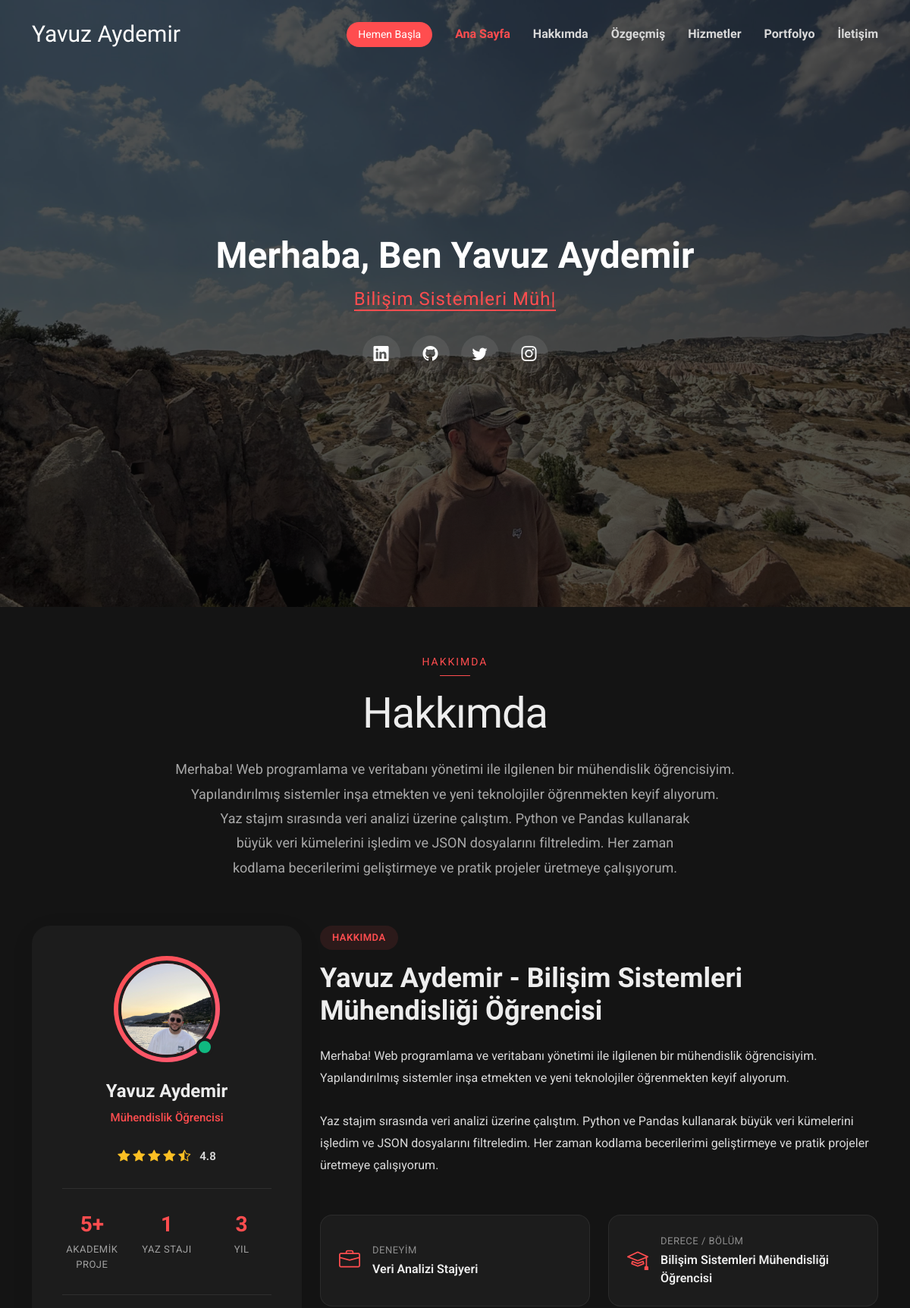
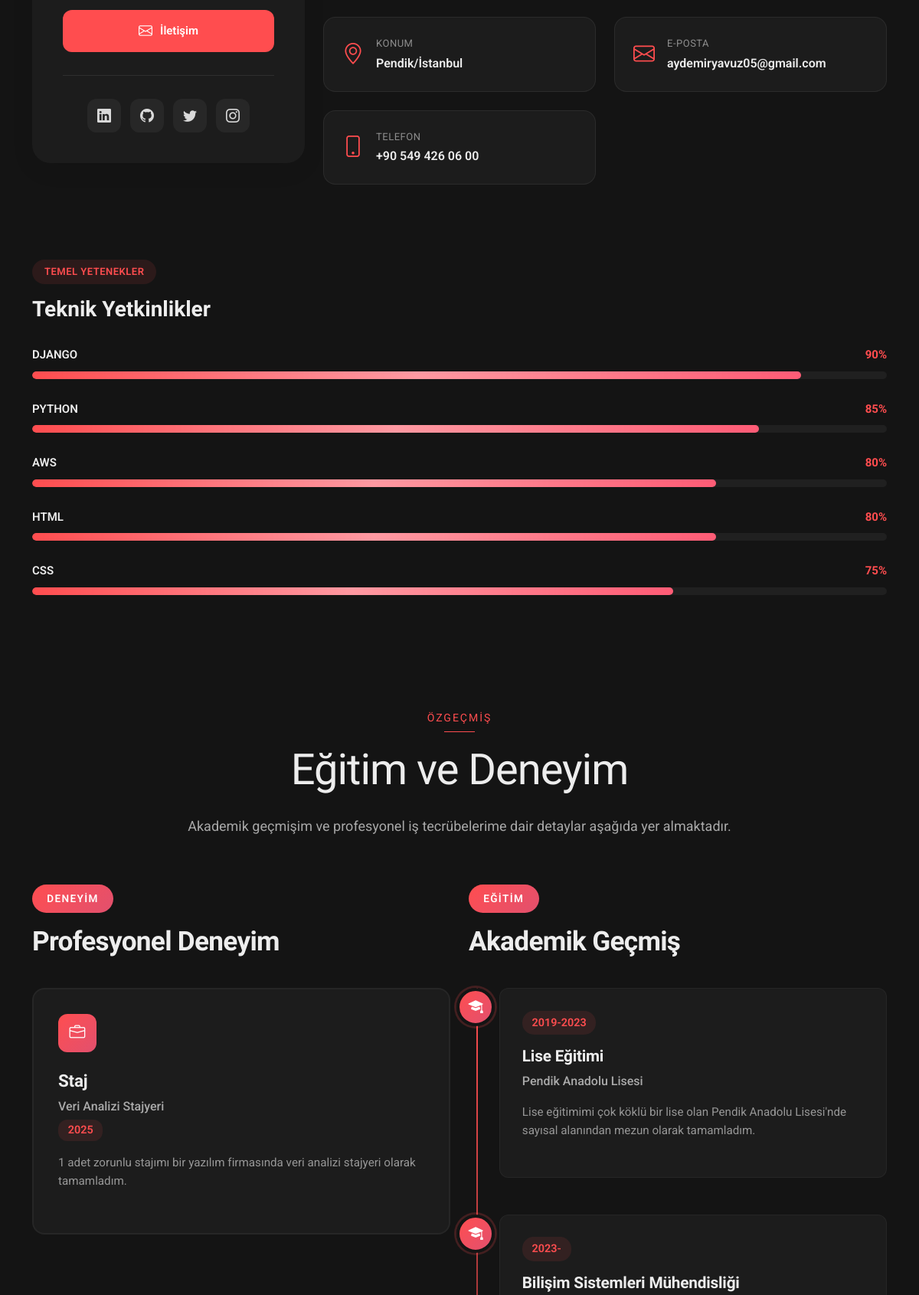
The page / (upper part) on the database its author committed (2 pictures, top to bottom).
### myCV/models.py (models this page shows, shortened)
class PersonalInfo(models.Model):
    name = models.CharField(max_length=100, verbose_name="Ad Soyad")
    role = models.CharField(max_length=100, verbose_name="Meslek/Rol")
    bio = models.TextField(verbose_name="Hakkımda Yazısı")
    location = models.CharField(max_length=100, verbose_name="Konum")
    email = models.EmailField(verbose_name="E-Posta")
    phone = models.CharField(max_length=20, verbose_name="Telefon")
    class Meta:
        verbose_name = "Kişisel Bilgi"
        verbose_name_plural = "Kişisel Bilgiler"

class Skill(models.Model):
    name = models.CharField(max_length=100, verbose_name="Yetenek Adı")
    percentage = models.IntegerField(verbose_name="Yüzde Derecesi (0-100)")
    class Meta:
        verbose_name = "Yetenek"
        verbose_name_plural = "Yetenekler"

class Experience(models.Model):
    title = models.CharField(max_length=100, verbose_name="Pozisyon Adı")
    company = models.CharField(max_length=100, verbose_name="Şirket/Kurum")
    date_range = models.CharField(max_length=50, verbose_name="Tarih Aralığı (Örn: 2023-Günümüz)")
    description = models.TextField(verbose_name="Açıklama")
    class Meta:
        verbose_name = "Deneyim"
        verbose_name_plural = "Deneyimler"

class Education(models.Model):
    degree = models.CharField(max_length=100, verbose_name="Bölüm/Derece")
    school = models.CharField(max_length=100, verbose_name="Okul Adı")
    date_range = models.CharField(max_length=50, verbose_name="Tarih Aralığı (Örn: 2021-2025)")
    description = models.TextField(verbose_name="Açıklama")
    class Meta:
        verbose_name = "Eğitim"
        verbose_name_plural = "Eğitimler"

### myCV/views.py (the view)
# urls.py: path('', index, name='index'),
def index(request):
    projects = Project.objects.all()
    skills = Skill.objects.order_by('-percentage')
    experiences = Experience.objects.all()
    educations = Education.objects.all()
    services = Service.objects.all()
    personal_info = PersonalInfo.objects.first()
    context = {
        'projects': projects,
        'skills': skills,
        'experiences': experiences,
        'educations': educations,
        'services': services,
        'personal_info': personal_info,
    }
    return render(request, 'index.html', context)

### templates/index.html (shortened to what this page needs)
{% load static %}
<!DOCTYPE html>
<html lang="tr">
<head>
  <link href="{% static 'assets/vendor/bootstrap/css/bootstrap.min.css' %}" rel="stylesheet">
  <link href="{% static 'assets/vendor/bootstrap-icons/bootstrap-icons.css' %}" rel="stylesheet">
  <link href="{% static 'assets/vendor/aos/aos.css' %}" rel="stylesheet">
  <link href="{% static 'assets/vendor/glightbox/css/glightbox.min.css' %}" rel="stylesheet">
  <link href="{% static 'assets/vendor/swiper/swiper-bundle.min.css' %}" rel="stylesheet">
  <link href="{% static 'assets/css/main.css' %}?v=1.2" rel="stylesheet">
</head>
<body class="index-page">
  <header id="header" class="header d-flex align-items-center fixed-top">
    <div class="container-fluid container-xl position-relative d-flex align-items-center">
      <a href="{% url 'index' %}" class="logo d-flex align-items-center me-auto">
        <h1 class="sitename">Yavuz Aydemir</h1>
      </a>
      <nav id="navmenu" class="navmenu">
        <ul>
          <li><a href="#hero" class="active">Ana Sayfa</a></li>
          <li><a href="#about">Hakkımda</a></li>
          <li><a href="#resume">Özgeçmiş</a></li>
          <li><a href="#services">Hizmetler</a></li>
          <li><a href="#portfolio">Portfolyo</a></li>
          <li><a href="{% url 'contact' %}">İletişim</a></li>
        </ul>
      </nav>
      <a class="btn-getstarted" href="#about">Hemen Başla</a>
    </div>
  </header>
  <main class="main">
    <section id="hero" class="hero section dark-background">
      <img src="{% static 'assets/img/bannerfoto.jpeg' %}" alt="Arka Plan" data-aos="fade-in">
      <div class="container" data-aos="fade-up" data-aos-delay="100">
        <div class="row justify-content-center">
          <div class="col-lg-8 text-center">
            <h2>Merhaba, Ben Yavuz Aydemir</h2>
            <p><span class="typed" data-typed-items="Bilişim Sistemleri Mühendisliği Öğrencisi, Web ve Veri Tabanı Geliştiricisi, Veri Analitiği ve Yönetimi, Siber Güvenlik Meraklısı"></span></p>
            <div class="social-links">
  <a href="https://www.linkedin.com/in/yavuzaydemir/" target="_blank"><i class="bi bi-linkedin"></i></a>
  <a href="https://github.com/yavuzaydemiir/" target="_blank"><i class="bi bi-github"></i></a>
  <a href="https://twitter.com/yavuzaydemiir/" target="_blank"><i class="bi bi-twitter"></i></a>
  <a href="https://www.instagram.com/yavuzaydemiir" target="_blank"><i class="bi bi-instagram"></i></a>
            </div>
          </div>
        </div>
      </div>
    </section>
    <section id="about" class="about section">
      <div class="container section-title" data-aos="fade-up">
        <span class="subtitle">Hakkımda</span>
        <h2>Hakkımda</h2>
<p>
  Merhaba! Web programlama ve veritabanı yönetimi ile ilgilenen bir mühendislik öğrencisiyim. Yapılandırılmış sistemler inşa etmekten ve yeni teknolojiler öğrenmekten keyif alıyorum.
</p>
<p>
  Yaz stajım sırasında veri analizi üzerine çalıştım. Python ve Pandas kullanarak büyük veri kümelerini işledim ve JSON dosyalarını filtreledim. Her zaman kodlama becerilerimi geliştirmeye ve pratik projeler üretmeye çalışıyorum.
</p>      </div>
      <div class="container" data-aos="fade-up" data-aos-delay="100">
        <div class="row gy-5">
          <div class="col-lg-4" data-aos="zoom-in" data-aos-delay="150">
            <div class="profile-card">
              <div class="profile-header">
                <div class="profile-avatar">
    <img src="{% static 'assets/img/yuvarlakfoto.jpeg' %}" class="img-fluid rounded-circle" alt="Yavuz Aydemir">
    <div class="status-indicator"></div>
</div>
                <h3>Yavuz Aydemir</h3>
                <span class="role">Mühendislik Öğrencisi</span>
                <div class="rating">
                  <i class="bi bi-star-fill"></i>
                  <i class="bi bi-star-fill"></i>
                  <i class="bi bi-star-fill"></i>
                  <i class="bi bi-star-fill"></i>
                  <i class="bi bi-star-half"></i>
                  <span>4.8</span>
                </div>
              </div>
              <div class="profile-stats">
                <div class="stat-item">
                  <h4>5+</h4>
                  <p>Akademik Proje</p>
                </div>
                <div class="stat-item">
                  <h4>1</h4>
                  <p>Yaz Stajı</p>
                </div>
                <div class="stat-item">
                  <h4>3</h4>
                  <p>Yıl</p>
                </div>
              </div>
              <div class="profile-actions">
                <a href="{% url 'contact' %}" class="btn-primary"><i class="bi bi-envelope"></i> İletişim</a>
              </div>
              <div class="social-connect">
  <a href="https://www.linkedin.com/in/yavuzaydemir/" target="_blank"><i class="bi bi-linkedin"></i></a>
  <a href="https://github.com/yavuzaydemiir/" target="_blank"><i class="bi bi-github"></i></a>
  <a href="https://twitter.com/yavuzaydemiir/" target="_blank"><i class="bi bi-twitter"></i></a>
  <a href="https://www.instagram.com/yavuzaydemiir" target="_blank"><i class="bi bi-instagram"></i></a>
</div>
            </div>
          </div>
          <div class="col-lg-8" data-aos="fade-left" data-aos-delay="200">
  <div class="content-wrapper">
    <div class="bio-section">
      <div class="section-tag">Hakkımda</div>
      <h2>{{ personal_info.name }} - {{ personal_info.role }}</h2>
      <p>{{ personal_info.bio|linebreaksbr }}</p>
    </div>
    <div class="details-grid">
      <div class="detail-item" data-aos="fade-up" data-aos-delay="250">
        <i class="bi bi-briefcase"></i>
        <div class="detail-content">
          <span>Deneyim</span>
          <strong>Veri Analizi Stajyeri</strong>
        </div>
      </div>
      <div class="detail-item" data-aos="fade-up" data-aos-delay="300">
        <i class="bi bi-mortarboard"></i>
        <div class="detail-content">
          <span>Derece / Bölüm</span>
          <strong>Bilişim Sistemleri Mühendisliği Öğrencisi</strong>
        </div>
      </div>
      <div class="detail-item" data-aos="fade-up" data-aos-delay="350">
        <i class="bi bi-geo-alt"></i>
        <div class="detail-content">
          <span>Konum</span>
          <strong>{{ personal_info.location }}</strong>
        </div>
      </div>
      <div class="detail-item" data-aos="fade-up" data-aos-delay="100">
        <i class="bi bi-envelope"></i>
        <div class="detail-content">
          <span>E-posta</span>
          <strong>{{ personal_info.email }}</strong>
        </div>
      </div>
      <div class="detail-item" data-aos="fade-up" data-aos-delay="150">
        <i class="bi bi-phone"></i>
        <div class="detail-content">
          <span>Telefon</span>
          <strong>{{ personal_info.phone }}</strong>
        </div>
      </div>
    </div>
  </div>
</div>
                <div class="skills-showcase" data-aos="fade-up" data-aos-delay="250">
          <div class="section-tag">Temel Yetenekler</div>
          <h3>Teknik Yetkinlikler</h3>
          <div class="skills-list skills-animation">
            {% for skill in skills %}
            <div class="skill-item">
              <div class="skill-info">
                <span class="skill-name">{{ skill.name }}</span>
                <span class="skill-percent">{{ skill.percentage }}%</span>
              </div>
              <div class="progress">
                <div class="progress-bar" role="progressbar" style="width: {{ skill.percentage }}%;" aria-valuenow="{{ skill.percentage }}" aria-valuemin="0" aria-valuemax="100"></div>
              </div>
            </div>
            {% endfor %}
            </div>
        </div>
    </section>
    <section id="resume" class="resume section">
  <div class="container section-title" data-aos="fade-up">
    <span class="subtitle">Özgeçmiş</span>
    <h2>Eğitim ve Deneyim</h2>
    <p>Akademik geçmişim ve profesyonel iş tecrübelerime dair detaylar aşağıda yer almaktadır.</p>
  </div><div class="container" data-aos="fade-up" data-aos-delay="100">
    <div class="row gy-5">
      <div class="col-lg-6">
        <div class="experience-section">
          <div class="section-header" data-aos="fade-right" data-aos-delay="200">
            <div class="header-content">
              <span class="section-badge">Deneyim</span>
              <h2>Profesyonel Deneyim</h2>
            </div>
          </div>
          <div class="experience-cards">
            {% for experience in experiences %}
            <div class="exp-card" data-aos="zoom-in" data-aos-delay="300">
              <div class="card-header">
                <div class="company-logo">
                  <i class="bi bi-briefcase"></i>
                </div>
              </div>
              <div class="card-body">
                <h3>{{ experience.title }}</h3>
                <p class="company-name">{{ experience.company }}</p>
                <span class="duration">{{ experience.date_range }}</span>
                <p class="description">{{ experience.description }}</p>
              </div>
            </div>
            {% endfor %}
            </div>
        </div>
      </div>
      <div class="col-lg-6">
        <div class="education-section">
          <div class="section-header" data-aos="fade-left" data-aos-delay="200">
            <div class="header-content">
              <span class="section-badge">Eğitim</span>
              <h2>Akademik Geçmiş</h2>
            </div>
          </div>
          <div class="education-timeline" data-aos="fade-left" data-aos-delay="300">
            <div class="timeline-track">
              {% for education in educations %}
              <div class="timeline-item">
                <div class="timeline-marker">
                  <i class="bi bi-mortarboard-fill"></i>
                </div>
                <div class="timeline-content">
                  <div class="education-meta">
                    <span class="year-range">{{ education.date_range }}</span>
                  </div>
                  <h4>{{ education.degree }}</h4>
                  <p class="institution">{{ education.school }}</p>
                  <p class="description">{{ education.description }}</p>
                </div>
              </div>
              {% endfor %}
              </div>
          </div>
        </div>
      </div>
    </div>
  </div>
</section>```
  </main>
</body>
</html>

### rows shown on the page
PersonalInfo: name "Yavuz Aydemir", role "Bilişim Sistemleri Mühendisliği Öğrencisi", bio "Merhaba! Web programlama ve veritabanı yönetimi ile ilgilenen bir mühendislik öğrencisiyim. Yapılandırılmış sistemler inşa etmekten ve yeni teknolojiler öğrenmekten keyif alıyorum. Yaz stajım sırasında veri analizi üzerine çalıştım. Python ve Pandas kullanarak büyük veri kümelerini işledim ve JSON dosyalarını filtreledim. Her zaman kodlama becerilerimi geliştirmeye ve pratik projeler üretmeye çalışıyorum.", location "Pendik/İstanbul", email "aydemiryavuz05@gmail.com", phone "+90 549 426 06 00"
Skill: name "DJANGO", percentage "90"
Skill: name "PYTHON", percentage "85"
Skill: name "AWS", percentage "80"
Skill: name "HTML", percentage "80"
Skill: name "CSS", percentage "75"
Experience: title "Staj", company "Veri Analizi Stajyeri", date_range "2025", description "1 adet zorunlu stajımı bir yazılım firmasında veri analizi stajyeri olarak tamamladım."
Education: date_range "2019-2023", degree "Lise Eğitimi", school "Pendik Anadolu Lisesi", description "Lise eğitimimi çok köklü bir lise olan Pendik Anadolu Lisesi'nde sayısal alanından mezun olarak tamamladım."
Education: date_range "2023-", degree "Bilişim Sistemleri Mühendisliği"
